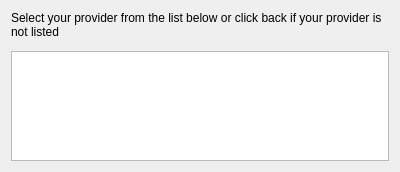
<?xml version="1.0" encoding="UTF-8"?>
<ui version="4.0">
 <class>ProviderPage</class>
 <widget class="QWidget" name="ProviderPage">
  <property name="geometry">
   <rect>
    <x>0</x>
    <y>0</y>
    <width>400</width>
    <height>172</height>
   </rect>
  </property>
  <layout class="QVBoxLayout" name="verticalLayout">
   <item>
    <widget class="QLabel" name="label">
     <property name="text">
      <string>Select your provider from the list below or click back if your provider is not listed</string>
     </property>
     <property name="wordWrap">
      <bool>true</bool>
     </property>
    </widget>
   </item>
   <item>
    <widget class="KFilterProxySearchLine" name="searchLine"/>
   </item>
   <item>
    <widget class="QTreeView" name="listView">
     <property name="rootIsDecorated">
      <bool>false</bool>
     </property>
     <property name="uniformRowHeights">
      <bool>true</bool>
     </property>
     <property name="sortingEnabled">
      <bool>true</bool>
     </property>
     <property name="allColumnsShowFocus">
      <bool>true</bool>
     </property>
     <property name="headerHidden">
      <bool>true</bool>
     </property>
     <attribute name="headerShowSortIndicator" stdset="0">
      <bool>true</bool>
     </attribute>
    </widget>
   </item>
  </layout>
 </widget>
 <customwidgets>
  <customwidget>
   <class>KFilterProxySearchLine</class>
   <extends>QWidget</extends>
   <header>kfilterproxysearchline.h</header>
  </customwidget>
 </customwidgets>
 <resources/>
 <connections/>
</ui>
